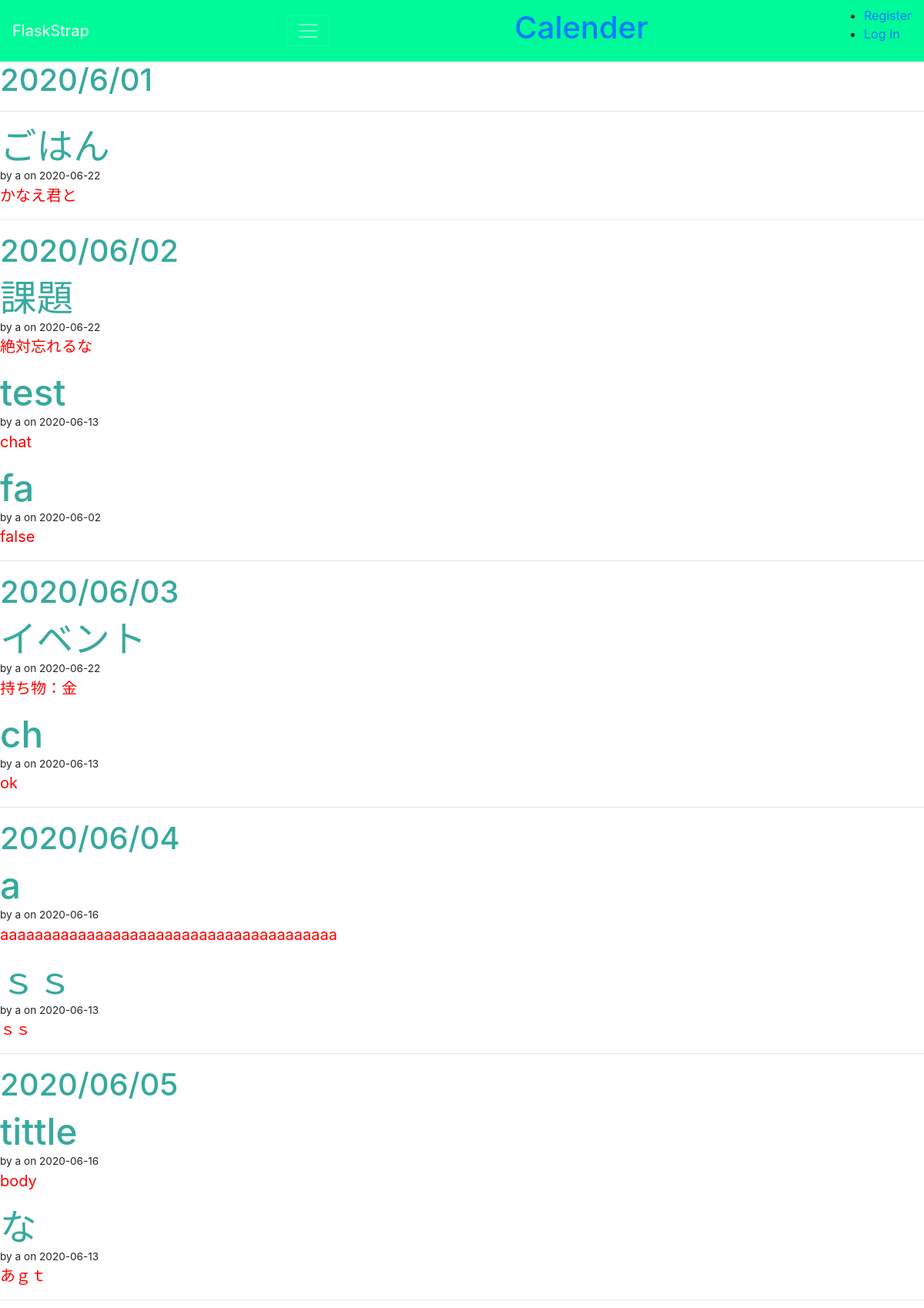
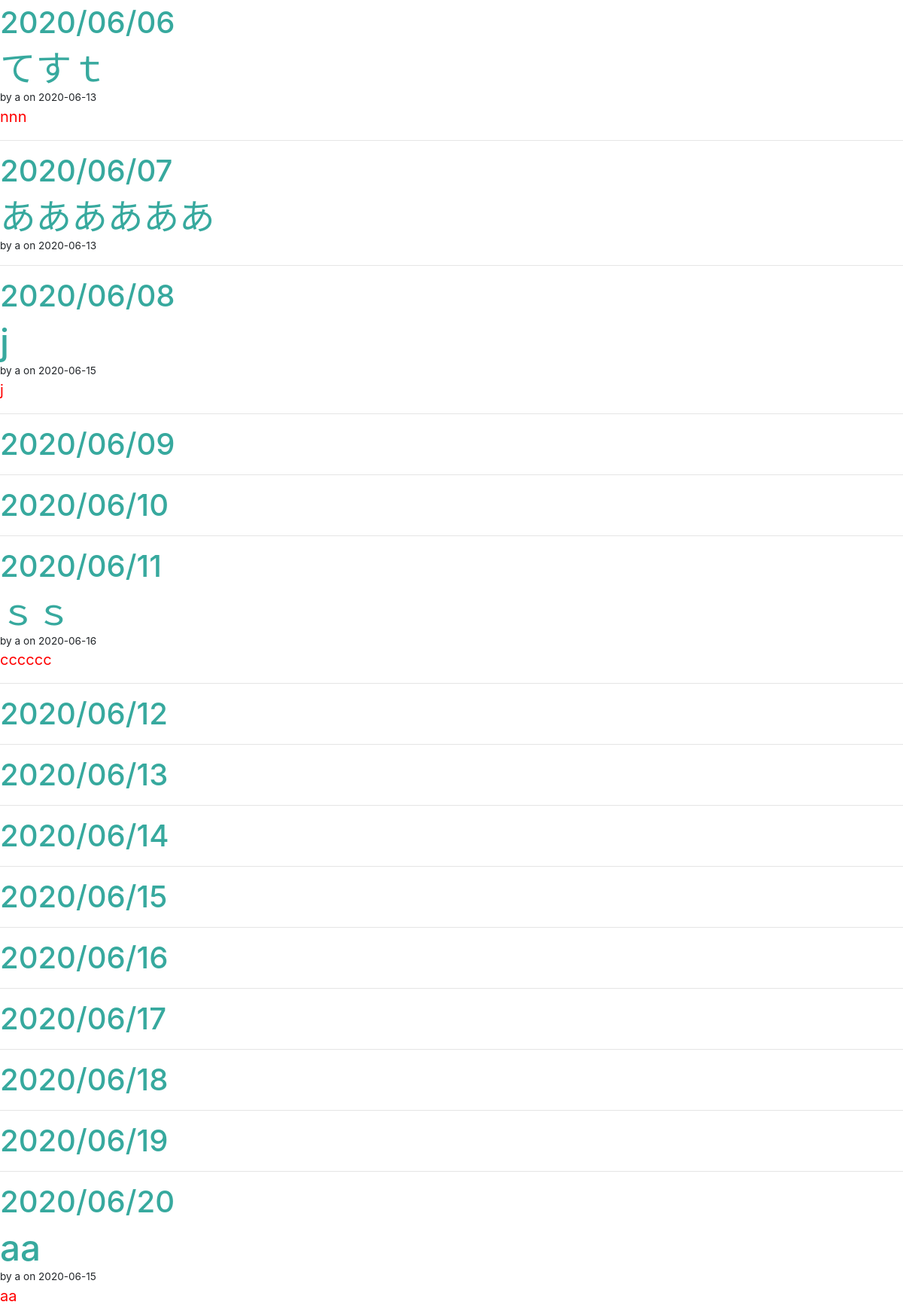
The page / (upper part) on the database its author committed (2 pictures, top to bottom).
### tables this page shows
CREATE TABLE post (
  id INTEGER PRIMARY KEY AUTOINCREMENT,
  author_id INTEGER NOT NULL,
  created TIMESTAMP NOT NULL DEFAULT CURRENT_TIMESTAMP,
  title TEXT NOT NULL,
  body TEXT NOT NULL,
  date TEXT NOT NULL,
  FOREIGN KEY (author_id) REFERENCES user (id)
);

CREATE TABLE user (
  id INTEGER PRIMARY KEY AUTOINCREMENT,
  username TEXT UNIQUE NOT NULL,
  password TEXT NOT NULL
);

### flaskr/blog.py (the view)
@bp.route("/")
def index():
    db = get_db()
    posts = db.execute(
        "SELECT p.id, title, body, date,created, author_id, username"
        " FROM post p JOIN user u ON p.author_id = u.id"
        " ORDER BY created DESC"
    ).fetchall()
    return render_template("blog/index.html", posts=posts)

### flaskr/auth.py (called while the page is built)
@bp.before_app_request
def load_logged_in_user():
    user_id = session.get("user_id")
    if user_id is None:
        g.user = None
    else:
        g.user = (
            get_db().execute("SELECT * FROM user WHERE id = ?", (user_id,)).fetchone()
        )

### flaskr/db.py (called while the page is built)
def get_db():
    if "db" not in g:
        g.db = sqlite3.connect(
            current_app.config["DATABASE"], detect_types=sqlite3.PARSE_DECLTYPES
        )
        g.db.row_factory = sqlite3.Row
    return g.db

### flaskr/templates/blog/index.html (shortened to what this page needs)
{% extends 'base.html' %}
{% block header %}
  <h1>{% block title %}2020/6/01{% endblock %}</h1>
{% endblock %}
{% block content %}
  {% for post in posts %}
{% if post['date']=="20200601" %}
<hr>
    <article class="post">
        <header>
        <div>
          <h1>{{ post['title'] }}</h1>
            <div class="about">by {{ post['username'] }} on {{ post['created'].strftime('%Y-%m-%d') }}</div>
        </div>
      </header>
      <p class="body">{{ post['body'] }}</p>
    </article>
{% endif %}
  {% endfor %}
    <hr>
<header>
  <h1>2020/06/02</h1>
</header>
  {% for post in posts %}
{% if post['date']=="20200602" %}
    <article class="post">
        <header>
        <div>
          <h1>{{ post['title'] }}</h1>
            <div class="about">by {{ post['username'] }} on {{ post['created'].strftime('%Y-%m-%d') }}</div>
        </div>
      </header>
      <p class="body">{{ post['body'] }}</p>
    </article>
{% endif %}
  {% endfor %}
    <hr>
<header>
  <h1>2020/06/03</h1>
 </header>
  {% for post in posts %}
{% if post['date']=="20200603" %}
    <article class="post">
        <header>
        <div>
          <h1>{{ post['title'] }}</h1>
            <div class="about">by {{ post['username'] }} on {{ post['created'].strftime('%Y-%m-%d') }}</div>
        </div>
      </header>
      <p class="body">{{ post['body'] }}</p>
    </article>
{% endif %}
  {% endfor %}
    <hr>
<header>
  <h1>2020/06/04</h1>
</header>
  {% for post in posts %}
{% if post['date']=="20200604" %}
    <article class="post">
        <header>
        <div>
          <h1>{{ post['title'] }}</h1>
            <div class="about">by {{ post['username'] }} on {{ post['created'].strftime('%Y-%m-%d') }}</div>
        </div>
      </header>
      <p class="body">{{ post['body'] }}</p>
    </article>
{% endif %}
  {% endfor %}
    <hr>
<header>
  <h1>2020/06/05</h1>
</header>
  {% for post in posts %}
{% if post['date']=="20200605" %}
    <article class="post">
        <header>
        <div>
          <h1>{{ post['title'] }}</h1>
            <div class="about">by {{ post['username'] }} on {{ post['created'].strftime('%Y-%m-%d') }}</div>
        </div>
      </header>
      <p class="body">{{ post['body'] }}</p>
    </article>
{% endif %}
  {% endfor %}
    <hr>
<header>
  <h1>2020/06/06</h1>
</header>
  {% for post in posts %}
{% if post['date']=="20200606" %}
    <article class="post">
        <header>
        <div>
          <h1>{{ post['title'] }}</h1>
            <div class="about">by {{ post['username'] }} on {{ post['created'].strftime('%Y-%m-%d') }}</div>
        </div>
      </header>
      <p class="body">{{ post['body'] }}</p>
    </article>
{% endif %}
  {% endfor %}
    <hr>
<header>
  <h1>2020/06/07</h1>
</header>
  {% for post in posts %}
{% if post['date']=="20200607" %}
    <article class="post">
        <header>
        <div>
          <h1>{{ post['title'] }}</h1>
            <div class="about">by {{ post['username'] }} on {{ post['created'].strftime('%Y-%m-%d') }}</div>
        </div>
      </header>
    </article>
{% endif %}
  {% endfor %}
    <hr>
<header>
  <h1>2020/06/08</h1>
</header>
  {% for post in posts %}
{% if post['date']=="20200608" %}
    <article class="post">
        <header>
        <div>
          <h1>{{ post['title'] }}</h1>
            <div class="about">by {{ post['username'] }} on {{ post['created'].strftime('%Y-%m-%d') }}</div>
        </div>
      </header>
      <p class="body">{{ post['body'] }}</p>
    </article>
{% endif %}
  {% endfor %}
    <hr>
<header>
  <h1>2020/06/09</h1>
</header>
    <hr>
<header>
  <h1>2020/06/10</h1>
</header>
    <hr>
<header>
  <h1>2020/06/11</h1>
</header>
  {% for post in posts %}
{% if post['date']=="20200611" %}
    <article class="post">
        <header>
        <div>
          <h1>{{ post['title'] }}</h1>
            <div class="about">by {{ post['username'] }} on {{ post['created'].strftime('%Y-%m-%d') }}</div>
        </div>
      </header>
      <p class="body">{{ post['body'] }}</p>
    </article>
{% endif %}
  {% endfor %}
    <hr>
<header>
  <h1>2020/06/12</h1>
</header>
    <hr>
<header>
  <h1>2020/06/13</h1>
</header>
    <hr>
<header>
  <h1>2020/06/14</h1>
</header>
    <hr>
<header>
  <h1>2020/06/15</h1>
</header>
    <hr>
<header>
  <h1>2020/06/16</h1>
</header>
    <hr>
<header>
  <h1>2020/06/17</h1>
</header>
    <hr>
<header>
  <h1>2020/06/18</h1>
</header>
    <hr>
<header>
  <h1>2020/06/19</h1>
</header>
    <hr>
<header>
  <h1>2020/06/20</h1>
</header>
  {% for post in posts %}
{% if post['date']=="20200620" %}
    <article class="post">
        <header>
        <div>
          <h1>{{ post['title'] }}</h1>
            <div class="about">by {{ post['username'] }} on {{ post['created'].strftime('%Y-%m-%d') }}</div>
        </div>
      </header>
      <p class="body">{{ post['body'] }}</p>
    </article>
{% endif %}
  {% endfor %}
{% endblock %}

### flaskr/templates/base.html (shortened to what this page needs)
<!doctype html>
<link rel="stylesheet" href="{{ url_for('static', filename='perfect.css') }}">
<nav class="navbar navbar-dark" style="background-color:#00fa9a;">
  <a class="navbar-brand" href="#">FlaskStrap</a>
  <button class="navbar-toggler" type="button" data-toggle="collapse" data-target="#navbarsExample01" aria-controls="navbarsExample01" aria-expanded="false" aria-label="Toggle navigation">
    <span class="navbar-toggler-icon"></span>
  </button>
  <h1><a href="{{ url_for('index') }}">Calender</a></h1>
  <ul>
    {% if g.user %}
      <li><span>{{ g.user['username'] }}</span>
      <li><a href="{{ url_for('auth.logout') }}">Log Out</a>
    {% else %}
      <li><a href="{{ url_for('auth.register') }}">Register</a>
      <li><a href="{{ url_for('auth.login') }}">Log In</a>
    {% endif %}
  </ul>
</nav>
<main role="main" class="content">
  <header>
    {% block header %}{% endblock %}
  </header>
  {% block content %}{% endblock %}
</main>
<!doctype html>
<html lang="en">
  <head>
    <link rel="stylesheet" href="https://stackpath.bootstrapcdn.com/bootstrap/4.4.1/css/bootstrap.min.css">
  </head>
  <body>
  </body>
</html>

### flaskr/static/perfect.css (style rules this page uses)
body { min-height: 7500rem; background-color: #9370db; }
.post > header { display: flex; align-items: flex-end; font-size: 0.85em; }
.post > header h1 { font-size: 3.5em; margin-bottom: 0; }
p { font-size:20px; color:red; }
h1 { font-size:20px; color:#37a99e; }

### rows shown on the page
post: title "ごはん", username "a", created "2020-06-22", body "かなえ君と"
post: title "課題", username "a", created "2020-06-22", body "絶対忘れるな"
post: title "test", username "a", created "2020-06-13", body "chat"
post: title "fa", username "a", created "2020-06-02", body "false"
post: title "イベント", username "a", created "2020-06-22", body "持ち物：金"
post: title "ch", username "a", created "2020-06-13", body "ok"
post: title "a", username "a", created "2020-06-16", body "aaaaaaaaaaaaaaaaaaaaaaaaaaaaaaaaaaaaaaa"
post: title "ｓｓ", username "a", created "2020-06-13", body "ｓｓ"
post: title "tittle", username "a", created "2020-06-16", body "body"
post: title "な", username "a", created "2020-06-13", body "あｇｔ"
post: title "てすｔ", username "a", created "2020-06-13", body "nnn"
post: title "ああああああ", username "a", created "2020-06-13"
post: title "j", username "a", created "2020-06-15", body "j"
post: title "ｓｓ", username "a", created "2020-06-16", body "cccccc"
post: title "aa", username "a", created "2020-06-15", body "aa"
